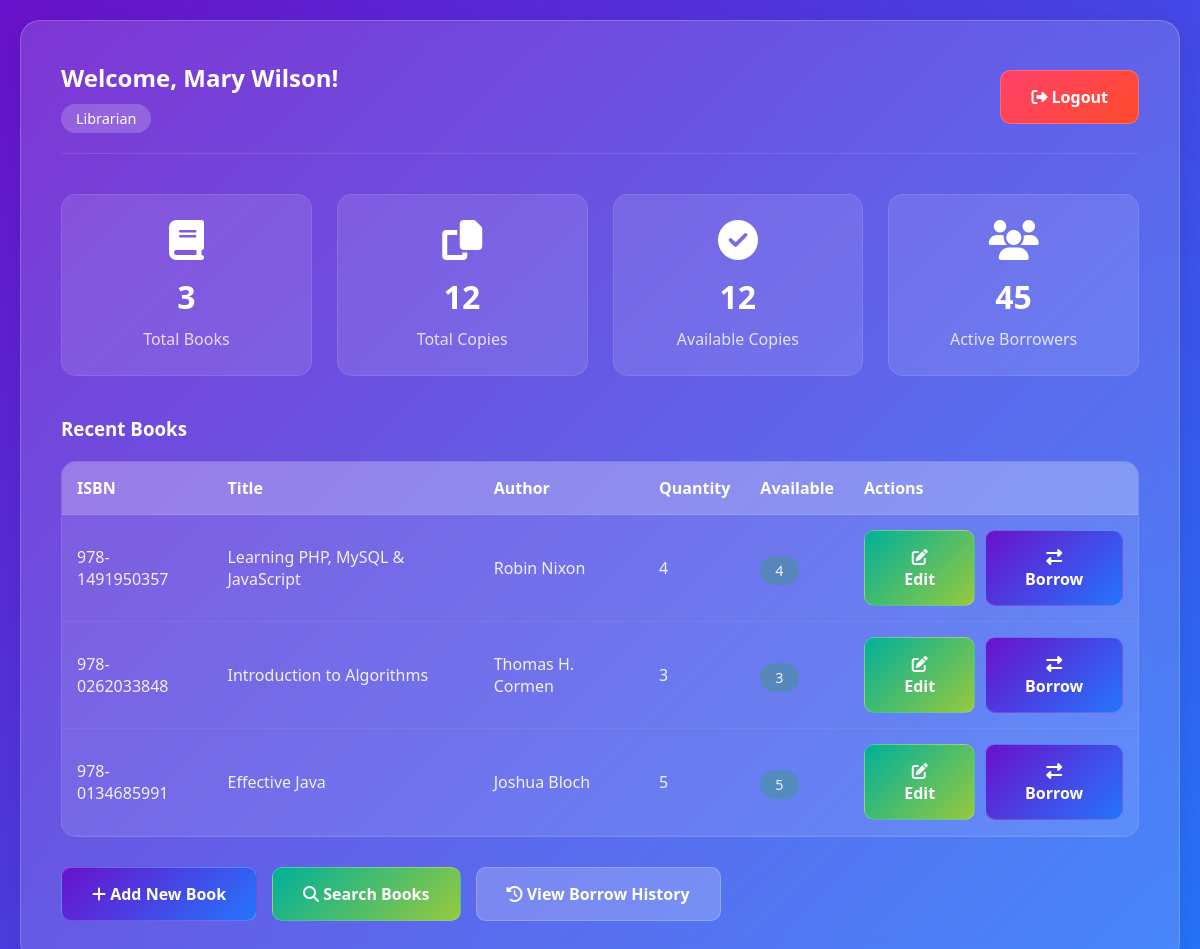
The page /librarian/librarian/dashboard.php (signed in) on the database its author committed.
### tables this page shows
CREATE TABLE IF NOT EXISTS books (
    id INT AUTO_INCREMENT PRIMARY KEY,
    isbn VARCHAR(20) UNIQUE NOT NULL,
    title VARCHAR(200) NOT NULL,
    author VARCHAR(100) NOT NULL,
    quantity INT DEFAULT 1,
    available INT DEFAULT 1
);

### librarian/librarian/dashboard.php (the view, shortened to what this page needs)
<?php
$database = new Database();
$db = $database->getConnection();
$query = "SELECT COUNT(*) as total_books FROM books";
$stmt = $db->prepare($query);
$stmt->execute();
$total_books = $stmt->fetch(PDO::FETCH_ASSOC)['total_books'];
$query = "SELECT SUM(quantity) as total_copies FROM books";
$stmt = $db->prepare($query);
$stmt->execute();
$total_copies = $stmt->fetch(PDO::FETCH_ASSOC)['total_copies'];
$query = "SELECT SUM(available) as available_copies FROM books";
$stmt = $db->prepare($query);
$stmt->execute();
$available_copies = $stmt->fetch(PDO::FETCH_ASSOC)['available_copies'];
$query = "SELECT * FROM books ORDER BY id DESC LIMIT 10";
$stmt = $db->prepare($query);
$stmt->execute();
$books = $stmt->fetchAll(PDO::FETCH_ASSOC);
?>
<!DOCTYPE html>
<html lang="en">
<head>
    <link rel="stylesheet" href="../../assets/css/style.css">
    <link rel="stylesheet" href="https://cdnjs.cloudflare.com/ajax/libs/font-awesome/6.4.0/css/all.min.css">
</head>
<body>
    <div class="glass-container">
        <div class="glass-card">
            <div class="dashboard-header">
                <div class="user-info">
                    <h2>Welcome, <?php echo $_SESSION['full_name']; ?>!</h2>
                    <span class="user-role">Librarian</span>
                </div>
                <a href="../../index.php" class="btn btn-danger">
                    <i class="fas fa-sign-out-alt"></i> Logout
                </a>
            </div>
            <div class="stats-grid">
                <div class="stat-card">
                    <i class="fas fa-book"></i>
                    <h3><?php echo $total_books; ?></h3>
                    <p>Total Books</p>
                </div>
                <div class="stat-card">
                    <i class="fas fa-copy"></i>
                    <h3><?php echo $total_copies; ?></h3>
                    <p>Total Copies</p>
                </div>
                <div class="stat-card">
                    <i class="fas fa-check-circle"></i>
                    <h3><?php echo $available_copies; ?></h3>
                    <p>Available Copies</p>
                </div>
                <div class="stat-card">
                    <i class="fas fa-users"></i>
                    <h3>45</h3>
                    <p>Active Borrowers</p>
                </div>
            </div>
            <h3 style="color: white; margin-bottom: 20px;">Recent Books</h3>
            <?php if (empty($books)): ?>
                <div class="alert alert-warning">
                    <i class="fas fa-exclamation-triangle"></i> No books in library.
                </div>
            <?php else: ?>
                <div class="table-container">
                    <table>
                        <thead>
                            <tr>
                                <th>ISBN</th>
                                <th>Title</th>
                                <th>Author</th>
                                <th>Quantity</th>
                                <th>Available</th>
                                <th>Actions</th>
                            </tr>
                        </thead>
                        <tbody>
                            <?php foreach ($books as $book): ?>
                            <tr>
                                <td><?php echo htmlspecialchars($book['isbn']); ?></td>
                                <td><?php echo htmlspecialchars($book['title']); ?></td>
                                <td><?php echo htmlspecialchars($book['author']); ?></td>
                                <td><?php echo $book['quantity']; ?></td>
                                <td>
                                    <span class="user-role" style="background: <?php
                                        echo $book['available'] > 0 ? 'rgba(40, 167, 69, 0.3)' : 'rgba(220, 53, 69, 0.3)';
                                    ?>;">
                                        <?php echo $book['available']; ?>
                                    </span>
                                </td>
                                <td>
                                    <div class="action-buttons">
                                        <a href="#" class="btn btn-success btn-sm">
                                            <i class="fas fa-edit"></i> Edit
                                        </a>
                                        <a href="#" class="btn btn-primary btn-sm">
                                            <i class="fas fa-exchange-alt"></i> Borrow
                                        </a>
                                    </div>
                                </td>
                            </tr>
                            <?php endforeach; ?>
                        </tbody>
                    </table>
                </div>
            <?php endif; ?>
            <div style="margin-top: 30px; display: flex; gap: 15px;">
                <a href="manage_books.php" class="btn btn-primary">
                    <i class="fas fa-plus"></i> Add New Book
                </a>
                <a href="#" class="btn btn-success">
                    <i class="fas fa-search"></i> Search Books
                </a>
                <a href="#" class="btn btn-warning">
                    <i class="fas fa-history"></i> View Borrow History
                </a>
            </div>
        </div>
    </div>
</body>
</html>

### assets/css/style.css (style rules this page uses)
* { margin: 0; padding: 0; box-sizing: border-box; font-family: 'Segoe UI', Tahoma, Geneva, Verdana, sans-serif; }
body { background: linear-gradient(135deg, #6a11cb 0%, #2575fc 100%); min-height: 100vh; display: flex; justify-content: center; align-items: center; padding: 20px; }
.glass-container { width: 100%; max-width: 1200px; }
.glass-card { background: rgba(255, 255, 255, 0.15); backdrop-filter: blur(10px); -webkit-backdrop-filter: blur(10px); border-radius: 20px; border: 1px solid rgba(255, 255, 255, 0.2); padding: 40px; box-shadow: 0 8px 32px rgba(0, 0, 0, 0.1); }
.btn { display: inline-block; padding: 15px 30px; background: rgba(255, 255, 255, 0.2); color: white; border: none; border-radius: 10px; font-size: 1rem; font-weight: 600; cursor: pointer; transition: all 0.3s ease; text-decoration: none; text-align: center; border: 1px solid rgba(255, 255, 255, 0.2); }
.btn-primary { background: linear-gradient(135deg, #6a11cb 0%, #2575fc 100%); }
.btn-success { background: linear-gradient(135deg, #00b09b 0%, #96c93d 100%); }
.btn-danger { background: linear-gradient(135deg, #ff416c 0%, #ff4b2b 100%); }
.dashboard-header { display: flex; justify-content: space-between; align-items: center; margin-bottom: 40px; padding-bottom: 20px; border-bottom: 1px solid rgba(255, 255, 255, 0.1); }
.user-info { color: white; }
.user-info h2 { margin-bottom: 5px; }
.user-role { display: inline-block; padding: 5px 15px; background: rgba(255, 255, 255, 0.2); border-radius: 20px; font-size: 0.9rem; margin-top: 5px; }
.stats-grid { display: grid; grid-template-columns: repeat(auto-fit, minmax(200px, 1fr)); gap: 25px; margin-bottom: 40px; }
.stat-card { background: rgba(255, 255, 255, 0.1); border-radius: 15px; padding: 25px; text-align: center; border: 1px solid rgba(255, 255, 255, 0.1); }
.stat-card i { font-size: 2.5rem; margin-bottom: 15px; color: white; }
.stat-card h3 { color: white; font-size: 2rem; margin-bottom: 10px; }
.stat-card p { color: rgba(255, 255, 255, 0.8); }
.table-container { background: rgba(255, 255, 255, 0.1); border-radius: 15px; overflow: hidden; border: 1px solid rgba(255, 255, 255, 0.1); }
table { width: 100%; border-collapse: collapse; }
thead { background: rgba(255, 255, 255, 0.2); }
th { padding: 15px; text-align: left; color: white; font-weight: 600; border-bottom: 1px solid rgba(255, 255, 255, 0.1); }
td { padding: 15px; color: rgba(255, 255, 255, 0.9); border-bottom: 1px solid rgba(255, 255, 255, 0.05); }
.action-buttons { display: flex; gap: 10px; }

### rows shown on the page
books: isbn "978-1491950357", title "Learning PHP, MySQL & JavaScript", author "Robin Nixon", quantity "4", available "4"
books: isbn "978-0262033848", title "Introduction to Algorithms", author "Thomas H. Cormen", quantity "3", available "3"
books: isbn "978-0134685991", title "Effective Java", author "Joshua Bloch", quantity "5", available "5"

### other values the page prints
$_SESSION['full_name'] "Mary Wilson"
$total_books "3"
$total_copies "12"
$available_copies "12"
